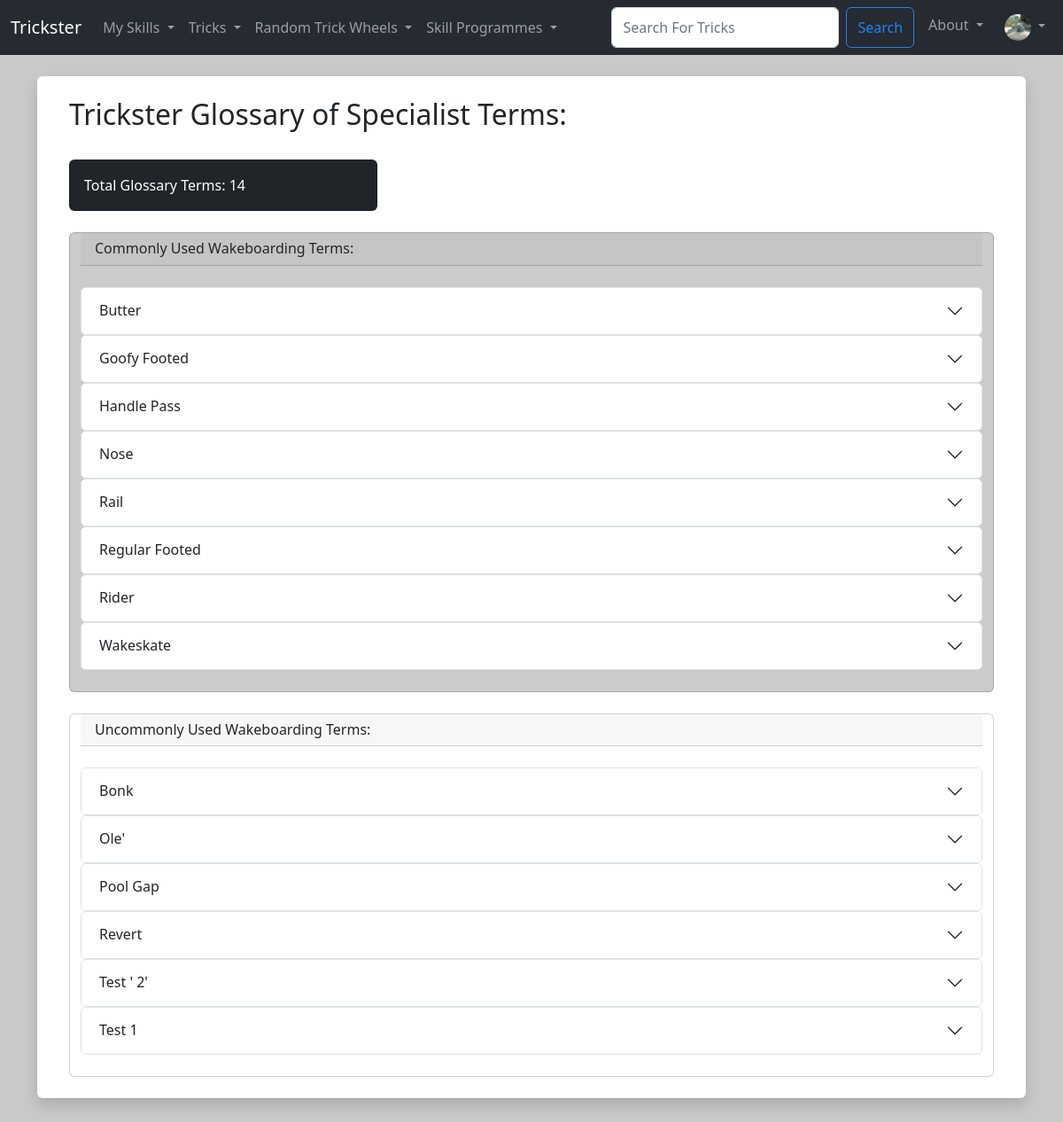
/glossary (signed in), run on the app's committed database.
### Users/models.py (models this page shows, shortened)
class Trickster_User(AbstractBaseUser, PermissionsMixin):
  UserID = models.AutoField(primary_key=True)
  Email = models.EmailField(('Email Address'), unique=True)
  Username = models.CharField(('Username'),max_length=25, unique=True)
  FirstName = models.CharField(('First Name'),max_length=25)
  LastName = models.CharField(('Last Name'),max_length=25)
  DateOfJoining = models.DateField(default=timezone.now)
  is_staff = models.BooleanField(default=False)
  is_active = models.BooleanField(default=True)
  objects = CustomUserManager()
  USERNAME_FIELD = 'Email'
  REQUIRED_FIELDS = ['Username', 'FirstName', 'LastName']

class User_Profile(models.Model):
  User = models.OneToOneField(Trickster_User, on_delete=models.CASCADE)
  ProfilePhoto = models.ImageField(null=True, blank=True, upload_to="images/profile")
  Bio = models.TextField(blank=True)
  SkillLevel = models.ForeignKey(SkillLevel, default=get_default_skill_level, blank=True, null=True, on_delete=models.CASCADE)
  UserDifficultyLevel = models.PositiveIntegerField(default=1, null=True, validators=[MinValueValidator(1), MaxValueValidator(10)])
  UserLevelProgress = models.PositiveIntegerField(default=1, validators=[MinValueValidator(1), MaxValueValidator(100)])
  LearnedTricks = models.ManyToManyField(Trick, related_name='learned_trick', blank=True)
  SavedTricks = models.ManyToManyField(Trick, related_name='saved_trick', blank=True)
  CurrentlyLearningProgrammes = models.ManyToManyField(Trick_Programme, related_name='currently_learning_programme', blank=True)
  CompletedProgrammes = models.ManyToManyField(Trick_Programme, related_name='completed_programme', blank=True)
  CompletedLessons = models.ManyToManyField(Programme_Lesson, related_name='completed_lessons', blank=True)
  SavedProgrammes = models.ManyToManyField(Trick_Programme, related_name='saved_programme', blank=True)
  Follows =  models.ManyToManyField('self', related_name='followed_by', symmetrical=False, blank=True)

### TricksterMain/models.py (models this page shows, shortened)
class Glossary_Term (models.Model):
  TermID = models.AutoField(primary_key=True)
  KeyWord = models.CharField(max_length=25)
  Description = models.TextField(blank=True)
  CommonlyUsed = models.BooleanField(default=False)
  slug = models.SlugField(null=True)

### TricksterMain/views.py (the view)
# urls.py: path('glossary', views.glossary, name="glossary"),
def glossary(request):
  CommonTerms = Glossary_Term.objects.filter(CommonlyUsed=True).order_by('KeyWord')
  UncommonTerms = Glossary_Term.objects.filter(CommonlyUsed=False).order_by('KeyWord')
  CommonTermCount = CommonTerms.count()
  UncommonTermCount = UncommonTerms.count()
  TermCount = CommonTermCount + UncommonTermCount
  return render(request, 'main/glossary.html', {'CommonTerms':CommonTerms, 'UncommonTerms':UncommonTerms, 'TermCount':TermCount})

### TricksterMain/templates/main/glossary.html (shortened to what this page needs)
{% extends 'main/base.html' %}
{% load static %}
{% block content  %}
  <div class="shadow  p-4 mb-5 bg-body rounded">
    <div class="container-md ">
      <h2>Trickster Glossary of Specialist Terms: </h2>
      <div class="col-4">
        <div class="card text-bg-dark">
          <div class="card-body">
            <p class="card-text">Total Glossary Terms: {{ TermCount }}</p>
          </div>
        </div>
      </div>
      <br/>
      <div class="card bg-trickstergray">
        <div class="container-md">
          <h6 class="card-header">Commonly Used Wakeboarding Terms:</h6>
          {% for term in CommonTerms %}
            <div class="accordion" id="GlossaryAccordion">
              <div class="accordion-item">
                <h2 class="accordion-header" id="{{ term.TermID }}">
                  <button class="accordion-button collapsed" type="button" data-bs-toggle="collapse" data-bs-target="#{{ term.slug }}" aria-expanded="false" aria-controls="{{ term.slug }}">
                    {{ term.KeyWord }}
                  </button>
                </h2>
              </div>
          </div>
          {% endfor %}
        </div>
      </div>
      <div class="card ">
        <div class="container-md">
          <h6 class="card-header">Uncommonly Used Wakeboarding Terms:</h6>
          {% for term in UncommonTerms %}
            <div class="accordion" id="GlossaryAccordion">
              <div class="accordion-item">
                <h2 class="accordion-header" id="{{ term.TermID }}">
                  <button class="accordion-button collapsed" type="button" data-bs-toggle="collapse" data-bs-target="#{{ term.slug }}" aria-expanded="false" aria-controls="{{ term.slug }}">
                    {{ term.KeyWord }}
                  </button>
                </h2>
              </div>
            </div>
          {% endfor %}
        </div>
      </div>
    </div>
  </div>
{% endblock %}

### TricksterMain/templates/components/navbar.html (shortened to what this page needs)
{% load static %}
<nav class="navbar navbar-expand-lg navbar-dark bg-tricksterdark">
  <div class="container-fluid">
    <a class="navbar-brand" href="{%url 'home'%}">Trickster</a>
    <div class="collapse navbar-collapse" id="navbarSupportedContent">
      <ul class="navbar-nav me-auto mb-2 mb-lg-0">
        <li class="nav-item dropdown">
          <a class="nav-link dropdown-toggle" href="#" id="mySkillsDropdown" role="button" data-bs-toggle="dropdown" aria-expanded="false">
            My Skills
          </a>
        </li>
        <li class="nav-item dropdown">
          <a class="nav-link dropdown-toggle" href="#" id="tricksDropdown" role="button" data-bs-toggle="dropdown" aria-expanded="false">
            Tricks
          </a>
        </li>
        <li class="nav-item dropdown">
          <a class="nav-link dropdown-toggle" href="#" id="randomDropdown" role="button" data-bs-toggle="dropdown" aria-expanded="false">
            Random Trick Wheels
          </a>
        </li>
        <li class="nav-item dropdown">
          <a class="nav-link dropdown-toggle" href="#" id="tricksDropdown" role="button" data-bs-toggle="dropdown" aria-expanded="false">
            Skill Programmes
          </a>
        </li>
      </ul>
      <div class="navbar-nav ml-auto gap-2">
        <form class="d-flex" method="POST" action="{% url 'search-trick' %}">
          <input class="form-control me-2 input-sm" type="search" placeholder="Search For Tricks" aria-label="Search" name="trick_searched">
          <button class="btn btn-outline-primary" type="submit">Search</button>
        </form>
        <li class="nav-item dropdown">
          <a class="nav-link dropdown-toggle" href="#" id="tricksDropdown" role="button" data-bs-toggle="dropdown" aria-expanded="false">
            About
          </a>
        </li>
        {% if user.is_authenticated %}
        <li class="nav-item dropdown">
          <a class="nav-link dropdown-toggle" href="#" id="navbarScrollingDropdown" role="button" data-bs-toggle="dropdown" aria-expanded="false">
            {% if request.user.user_profile.ProfilePhoto %}
              <img
              class="rounded-circle"
              height="30"
              src="{{ request.user.user_profile.ProfilePhoto.url }}"
              alt="User Profile Image"
              />
            {% endif %}
          </a>
        </li>
        {% else %}
          <li class="nav-item">
            <a class="nav-link" href="{%url 'login'%}">Login</a>
          </li>
        {% endif %}
      </div>
    </div>
  </div>
</nav>

### TricksterMain/templates/main/base.html (style rules this page uses)
body { background: #c9c9c9 }

### data on the page
Trickster_User: user.user_profile.ProfilePhoto (picture)
Glossary_Term: KeyWord "Butter"
Glossary_Term: KeyWord "Goofy Footed"
Glossary_Term: KeyWord "Handle Pass"
Glossary_Term: KeyWord "Nose"
Glossary_Term: KeyWord "Rail"
Glossary_Term: KeyWord "Regular Footed"
Glossary_Term: KeyWord "Rider"
Glossary_Term: KeyWord "Wakeskate"
Glossary_Term: KeyWord "Bonk"
Glossary_Term: KeyWord "Ole'"
Glossary_Term: KeyWord "Pool Gap"
Glossary_Term: KeyWord "Revert"
Glossary_Term: KeyWord "Test ' 2'"
Glossary_Term: KeyWord "Test 1"

### other printed values
{{ TermCount }} "14"
